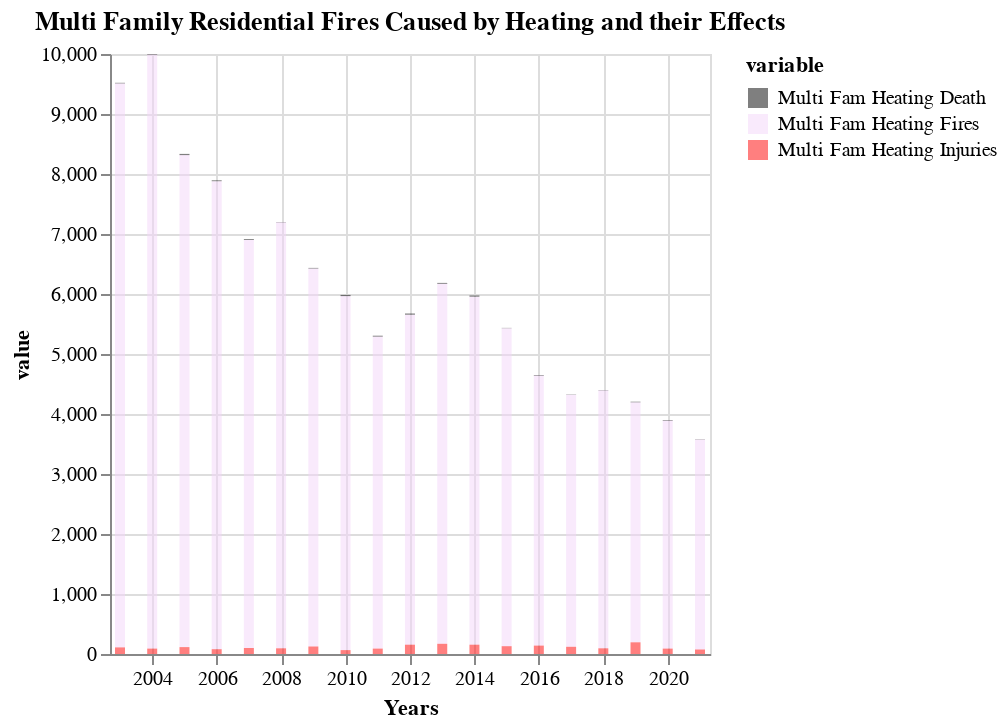

Here is the notebook cell this chart was saved with:
### Code cell
mfamheat = multi_fam_heating.reset_index().melt('Years')
mfamheat = mfamheat.drop(mfamheat[mfamheat['variable'] == 'index'].index)
alt.Chart(mfamheat, title = "Multi Family Residential Fires Caused by Heating and their Effects").mark_bar(opacity = 0.5).encode(
    x='Years',
    y='value',
    color=alt.Color('variable',
                    scale=alt.Scale(
                        range=['black', '#F3D5FA', 'red'])))

### Figure 1 — Vega-Lite specification as saved in the notebook (floating-point values rounded to 4 significant figures)
{"config": {"view": {"continuousWidth": 300, "continuousHeight": 300}}, "data": {"name": "data-3f64ad81cd6567c1ca3e483a2353d2dc"}, "mark": {"type": "bar", "opacity": 0.5}, "encoding": {"color": {"field": "variable", "scale": {"range": ["black", "#F3D5FA", "red"]}, "type": "nominal"}, "x": {"field": "Years", "type": "temporal"}, "y": {"field": "value", "type": "quantitative"}}, "title": "Multi Family Residential Fires Caused by Heating and their Effects", "$schema": "https://vega.github.io/schema/vega-lite/v5.16.3.json", "datasets": {"data-3f64ad81cd6567c1ca3e483a2353d2dc": [{"Years": "2003-01-01T00:00:00", "variable": "Multi Fam Heating Fires", "value": 9400}, {"Years": "2004-01-01T00:00:00", "variable": "Multi Fam Heating Fires", "value": 9900}, {"Years": "2005-01-01T00:00:00", "variable": "Multi Fam Heating Fires", "value": 8200}, {"Years": "2006-01-01T00:00:00", "variable": "Multi Fam Heating Fires", "value": 7800}, {"Years": "2007-01-01T00:00:00", "variable": "Multi Fam Heating Fires", "value": 6800}, {"Years": "2008-01-01T00:00:00", "variable": "Multi Fam Heating Fires", "value": 7100}, {"Years": "2009-01-01T00:00:00", "variable": "Multi Fam Heating Fires", "value": 6300}, {"Years": "2010-01-01T00:00:00", "variable": "Multi Fam Heating Fires", "value": 5900}, {"Years": "2011-01-01T00:00:00", "variable": "Multi Fam Heating Fires", "value": 5200}, {"Years": "2012-01-01T00:00:00", "variable": "Multi Fam Heating Fires", "value": 5500}, {"Years": "2013-01-01T00:00:00", "variable": "Multi Fam Heating Fires", "value": 6000}, {"Years": "2014-01-01T00:00:00", "variable": "Multi Fam Heating Fires", "value": 5800}, {"Years": "2015-01-01T00:00:00", "variable": "Multi Fam Heating Fires", "value": 5300}, {"Years": "2016-01-01T00:00:00", "variable": "Multi Fam Heating Fires", "value": 4500}, {"Years": "2017-01-01T00:00:00", "variable": "Multi Fam Heating Fires", "value": 4200}, {"Years": "2018-01-01T00:00:00", "variable": "Multi Fam Heating Fires", "value": 4300}, {"Years": "2019-01-01T00:00:00", "variable": "Multi Fam Heating Fires", "value": 4000}, {"Years": "2020-01-01T00:00:00", "variable": "Multi Fam Heating Fires", "value": 3800}, {"Years": "2021-01-01T00:00:00", "variable": "Multi Fam Heating Fires", "value": 3500}, {"Years": "2003-01-01T00:00:00", "variable": "Multi Fam Heating Injuries", "value": 110}, {"Years": "2004-01-01T00:00:00", "variable": "Multi Fam Heating Injuries", "value": 90}, {"Years": "2005-01-01T00:00:00", "variable": "Multi Fam Heating Injuries", "value": 115}, {"Years": "2006-01-01T00:00:00", "variable": "Multi Fam Heating Injuries", "value": 80}, {"Years": "2007-01-01T00:00:00", "variable": "Multi Fam Heating Injuries", "value": 100}, {"Years": "2008-01-01T00:00:00", "variable": "Multi Fam Heating Injuries", "value": 95}, {"Years": "2009-01-01T00:00:00", "variable": "Multi Fam Heating Injuries", "value": 125}, {"Years": "2010-01-01T00:00:00", "variable": "Multi Fam Heating Injuries", "value": 65}, {"Years": "2011-01-01T00:00:00", "variable": "Multi Fam Heating Injuries", "value": 90}, {"Years": "2012-01-01T00:00:00", "variable": "Multi Fam Heating Injuries", "value": 155}, {"Years": "2013-01-01T00:00:00", "variable": "Multi Fam Heating Injuries", "value": 170}, {"Years": "2014-01-01T00:00:00", "variable": "Multi Fam Heating Injuries", "value": 155}, {"Years": "2015-01-01T00:00:00", "variable": "Multi Fam Heating Injuries", "value": 130}, {"Years": "2016-01-01T00:00:00", "variable": "Multi Fam Heating Injuries", "value": 140}, {"Years": "2017-01-01T00:00:00", "variable": "Multi Fam Heating Injuries", "value": 120}, {"Years": "2018-01-01T00:00:00", "variable": "Multi Fam Heating Injuries", "value": 95}, {"Years": "2019-01-01T00:00:00", "variable": "Multi Fam Heating Injuries", "value": 195}, {"Years": "2020-01-01T00:00:00", "variable": "Multi Fam Heating Injuries", "value": 90}, {"Years": "2021-01-01T00:00:00", "variable": "Multi Fam Heating Injuries", "value": 75}, {"Years": "2003-01-01T00:00:00", "variable": "Multi Fam Heating Death", "value": 10}, {"Years": "2004-01-01T00:00:00", "variable": "Multi Fam Heating Death", "value": 10}, {"Years": "2005-01-01T00:00:00", "variable": "Multi Fam Heating Death", "value": 20}, {"Years": "2006-01-01T00:00:00", "variable": "Multi Fam Heating Death", "value": 15}, {"Years": "2007-01-01T00:00:00", "variable": "Multi Fam Heating Death", "value": 15}, {"Years": "2008-01-01T00:00:00", "variable": "Multi Fam Heating Death", "value": 5}, {"Years": "2009-01-01T00:00:00", "variable": "Multi Fam Heating Death", "value": 10}, {"Years": "2010-01-01T00:00:00", "variable": "Multi Fam Heating Death", "value": 20}, {"Years": "2011-01-01T00:00:00", "variable": "Multi Fam Heating Death", "value": 15}, {"Years": "2012-01-01T00:00:00", "variable": "Multi Fam Heating Death", "value": 20}, {"Years": "2013-01-01T00:00:00", "variable": "Multi Fam Heating Death", "value": 15}, {"Years": "2014-01-01T00:00:00", "variable": "Multi Fam Heating Death", "value": 20}, {"Years": "2015-01-01T00:00:00", "variable": "Multi Fam Heating Death", "value": 5}, {"Years": "2016-01-01T00:00:00", "variable": "Multi Fam Heating Death", "value": 10}, {"Years": "2017-01-01T00:00:00", "variable": "Multi Fam Heating Death", "value": 5}, {"Years": "2018-01-01T00:00:00", "variable": "Multi Fam Heating Death", "value": 5}, {"Years": "2019-01-01T00:00:00", "variable": "Multi Fam Heating Death", "value": 10}, {"Years": "2020-01-01T00:00:00", "variable": "Multi Fam Heating Death", "value": 10}, {"Years": "2021-01-01T00:00:00", "variable": "Multi Fam Heating Death", "value": 5}]}}
